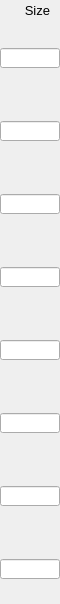
    <widget class="PyDMFrame" name="composite_8">
      <property name="geometry">
        <rect>
          <x>1125</x>
          <y>61</y>
          <width>60</width>
          <height>604</height>
        </rect>
      </property>
      <widget class="QLabel" name="text_26">
        <property name="geometry">
          <rect>
            <x>10</x>
            <y>0</y>
            <width>40</width>
            <height>20</height>
          </rect>
        </property>
        <property name="text">
          <string>Size</string>
        </property>
        <property name="font" stdset="0">
          <font>
            <pointsize>10</pointsize>
          </font>
        </property>
        <property name="brush" stdset="0">
          <brush brushstyle="SolidPattern">
            <color alpha="255">
              <red>0</red>
              <green>0</green>
              <blue>0</blue>
            </color>
          </brush>
        </property>
        <property name="toolTip">
          <string>text_26</string>
        </property>
        <property name="alignment">
          <set>Qt::AlignRight|Qt::AlignTrailing|Qt::AlignVCenter</set>
        </property>
        <property name="styleSheet">
          <string notr="true">QLabel#text_26 {
  color: rgb(0, 0, 0);
  }</string>
        </property>
      </widget>
      <widget class="PyDMSlider" name="valuator_56">
        <property name="geometry">
          <rect>
            <x>0</x>
            <y>73</y>
            <width>60</width>
            <height>20</height>
          </rect>
        </property>
        <property name="channel" stdset="0">
          <string>ca://${P}${O1}SizeY</string>
        </property>
        <property name="toolTip">
          <string>${P}${O1}SizeY</string>
        </property>
        <property name="orientation" stdset="0">
          <string>Qt::Horizontal</string>
        </property>
        <property name="showLimitLabels" stdset="0">
          <bool>true</bool>
        </property>
        <property name="showValueLabel" stdset="0">
          <bool>false</bool>
        </property>
        <property name="showUnits" stdset="0">
          <bool>false</bool>
        </property>
        <property name="tickPosition" stdset="0">
          <enum>QSlider::NoTicks</enum>
        </property>
        <property name="precision" stdset="0">
          <number>1</number>
        </property>
        <property name="styleSheet">
          <string notr="true">PyDMSlider#valuator_56 {
  color: rgb(0, 0, 0);
  background-color: rgb(115, 223, 255);
  }</string>
        </property>
      </widget>
      <widget class="PyDMLineEdit" name="text_entry_88">
        <property name="geometry">
          <rect>
            <x>0</x>
            <y>48</y>
            <width>60</width>
            <height>20</height>
          </rect>
        </property>
        <property name="channel" stdset="0">
          <string>ca://${P}${O1}SizeY</string>
        </property>
        <property name="toolTip">
          <string>${P}${O1}SizeY</string>
        </property>
        <property name="font" stdset="0">
          <font>
            <pointsize>10</pointsize>
          </font>
        </property>
        <property name="styleSheet">
          <string notr="true">PyDMLineEdit#text_entry_88 {
  color: rgb(0, 0, 0);
  background-color: rgb(115, 223, 255);
  border: 1px solid black;
  margin: 0px;
  padding: 0px;
  spacing: 0px;
  }</string>
        </property>
      </widget>
      <widget class="PyDMLabel" name="text_update_112">
        <property name="geometry">
          <rect>
            <x>0</x>
            <y>25</y>
            <width>60</width>
            <height>18</height>
          </rect>
        </property>
        <property name="toolTip">
          <string>PV: ${P}${O1}SizeY_RBV</string>
        </property>
        <property name="channel" stdset="0">
          <string>ca://${P}${O1}SizeY_RBV</string>
        </property>
        <property name="font" stdset="0">
          <font>
            <pointsize>10</pointsize>
          </font>
        </property>
        <property name="alignment">
          <set>Qt::AlignCenter</set>
        </property>
        <property name="textInteractionFlags">
          <set>Qt::TextSelectableByKeyboard|Qt::TextSelectableByMouse</set>
        </property>
        <property name="styleSheet">
          <string notr="true">PyDMLabel#text_update_112 {
  color: rgb(10, 0, 184);
  background-color: rgb(187, 187, 187);
  }</string>
        </property>
      </widget>
      <widget class="PyDMSlider" name="valuator_57">
        <property name="geometry">
          <rect>
            <x>0</x>
            <y>146</y>
            <width>60</width>
            <height>20</height>
          </rect>
        </property>
        <property name="channel" stdset="0">
          <string>ca://${P}${O2}SizeY</string>
        </property>
        <property name="toolTip">
          <string>${P}${O2}SizeY</string>
        </property>
        <property name="orientation" stdset="0">
          <string>Qt::Horizontal</string>
        </property>
        <property name="showLimitLabels" stdset="0">
          <bool>true</bool>
        </property>
        <property name="showValueLabel" stdset="0">
          <bool>false</bool>
        </property>
        <property name="showUnits" stdset="0">
          <bool>false</bool>
        </property>
        <property name="tickPosition" stdset="0">
          <enum>QSlider::NoTicks</enum>
        </property>
        <property name="precision" stdset="0">
          <number>1</number>
        </property>
        <property name="styleSheet">
          <string notr="true">PyDMSlider#valuator_57 {
  color: rgb(0, 0, 0);
  background-color: rgb(115, 223, 255);
  }</string>
        </property>
      </widget>
      <widget class="PyDMLineEdit" name="text_entry_89">
        <property name="geometry">
          <rect>
            <x>0</x>
            <y>121</y>
            <width>60</width>
            <height>20</height>
          </rect>
        </property>
        <property name="channel" stdset="0">
          <string>ca://${P}${O2}SizeY</string>
        </property>
        <property name="toolTip">
          <string>${P}${O2}SizeY</string>
        </property>
        <property name="font" stdset="0">
          <font>
            <pointsize>10</pointsize>
          </font>
        </property>
        <property name="styleSheet">
          <string notr="true">PyDMLineEdit#text_entry_89 {
  color: rgb(0, 0, 0);
  background-color: rgb(115, 223, 255);
  border: 1px solid black;
  margin: 0px;
  padding: 0px;
  spacing: 0px;
  }</string>
        </property>
      </widget>
      <widget class="PyDMLabel" name="text_update_113">
        <property name="geometry">
          <rect>
            <x>0</x>
            <y>98</y>
            <width>60</width>
            <height>18</height>
          </rect>
        </property>
        <property name="toolTip">
          <string>PV: ${P}${O2}SizeY_RBV</string>
        </property>
        <property name="channel" stdset="0">
          <string>ca://${P}${O2}SizeY_RBV</string>
        </property>
        <property name="font" stdset="0">
          <font>
            <pointsize>10</pointsize>
          </font>
        </property>
        <property name="alignment">
          <set>Qt::AlignCenter</set>
        </property>
        <property name="textInteractionFlags">
          <set>Qt::TextSelectableByKeyboard|Qt::TextSelectableByMouse</set>
        </property>
        <property name="styleSheet">
          <string notr="true">PyDMLabel#text_update_113 {
  color: rgb(10, 0, 184);
  background-color: rgb(187, 187, 187);
  }</string>
        </property>
      </widget>
      <widget class="PyDMSlider" name="valuator_58">
        <property name="geometry">
          <rect>
            <x>0</x>
            <y>219</y>
            <width>60</width>
            <height>20</height>
          </rect>
        </property>
        <property name="channel" stdset="0">
          <string>ca://${P}${O3}SizeY</string>
        </property>
        <property name="toolTip">
          <string>${P}${O3}SizeY</string>
        </property>
        <property name="orientation" stdset="0">
          <string>Qt::Horizontal</string>
        </property>
        <property name="showLimitLabels" stdset="0">
          <bool>true</bool>
        </property>
        <property name="showValueLabel" stdset="0">
          <bool>false</bool>
        </property>
        <property name="showUnits" stdset="0">
          <bool>false</bool>
        </property>
        <property name="tickPosition" stdset="0">
          <enum>QSlider::NoTicks</enum>
        </property>
        <property name="precision" stdset="0">
          <number>1</number>
        </property>
        <property name="styleSheet">
          <string notr="true">PyDMSlider#valuator_58 {
  color: rgb(0, 0, 0);
  background-color: rgb(115, 223, 255);
  }</string>
        </property>
      </widget>
      <widget class="PyDMLineEdit" name="text_entry_90">
        <property name="geometry">
          <rect>
            <x>0</x>
            <y>194</y>
            <width>60</width>
            <height>20</height>
          </rect>
        </property>
        <property name="channel" stdset="0">
          <string>ca://${P}${O3}SizeY</string>
        </property>
        <property name="toolTip">
          <string>${P}${O3}SizeY</string>
        </property>
        <property name="font" stdset="0">
          <font>
            <pointsize>10</pointsize>
          </font>
        </property>
        <property name="styleSheet">
          <string notr="true">PyDMLineEdit#text_entry_90 {
  color: rgb(0, 0, 0);
  background-color: rgb(115, 223, 255);
  border: 1px solid black;
  margin: 0px;
  padding: 0px;
  spacing: 0px;
  }</string>
        </property>
      </widget>
      <widget class="PyDMLabel" name="text_update_114">
        <property name="geometry">
          <rect>
            <x>0</x>
            <y>171</y>
            <width>60</width>
            <height>18</height>
          </rect>
        </property>
        <property name="toolTip">
          <string>PV: ${P}${O3}SizeY_RBV</string>
        </property>
        <property name="channel" stdset="0">
          <string>ca://${P}${O3}SizeY_RBV</string>
        </property>
        <property name="font" stdset="0">
          <font>
            <pointsize>10</pointsize>
          </font>
        </property>
        <property name="alignment">
          <set>Qt::AlignCenter</set>
        </property>
        <property name="textInteractionFlags">
          <set>Qt::TextSelectableByKeyboard|Qt::TextSelectableByMouse</set>
        </property>
        <property name="styleSheet">
          <string notr="true">PyDMLabel#text_update_114 {
  color: rgb(10, 0, 184);
  background-color: rgb(187, 187, 187);
  }</string>
        </property>
      </widget>
      <widget class="PyDMSlider" name="valuator_59">
        <property name="geometry">
          <rect>
            <x>0</x>
            <y>292</y>
            <width>60</width>
            <height>20</height>
          </rect>
        </property>
        <property name="channel" stdset="0">
          <string>ca://${P}${O4}SizeY</string>
        </property>
        <property name="toolTip">
          <string>${P}${O4}SizeY</string>
        </property>
        <property name="orientation" stdset="0">
          <string>Qt::Horizontal</string>
        </property>
        <property name="showLimitLabels" stdset="0">
          <bool>true</bool>
        </property>
        <property name="showValueLabel" stdset="0">
          <bool>false</bool>
        </property>
        <property name="showUnits" stdset="0">
          <bool>false</bool>
        </property>
        <property name="tickPosition" stdset="0">
          <enum>QSlider::NoTicks</enum>
        </property>
        <property name="precision" stdset="0">
          <number>1</number>
        </property>
        <property name="styleSheet">
          <string notr="true">PyDMSlider#valuator_59 {
  color: rgb(0, 0, 0);
  background-color: rgb(115, 223, 255);
  }</string>
        </property>
      </widget>
      <widget class="PyDMLineEdit" name="text_entry_91">
        <property name="geometry">
          <rect>
            <x>0</x>
            <y>267</y>
            <width>60</width>
            <height>20</height>
          </rect>
        </property>
        <property name="channel" stdset="0">
          <string>ca://${P}${O4}SizeY</string>
        </property>
        <property name="toolTip">
          <string>${P}${O4}SizeY</string>
        </property>
        <property name="font" stdset="0">
          <font>
            <pointsize>10</pointsize>
          </font>
        </property>
        <property name="styleSheet">
          <string notr="true">PyDMLineEdit#text_entry_91 {
  color: rgb(0, 0, 0);
  background-color: rgb(115, 223, 255);
  border: 1px solid black;
  margin: 0px;
  padding: 0px;
  spacing: 0px;
  }</string>
        </property>
      </widget>
      <widget class="PyDMLabel" name="text_update_115">
        <property name="geometry">
          <rect>
            <x>0</x>
            <y>244</y>
            <width>60</width>
            <height>18</height>
          </rect>
        </property>
        <property name="toolTip">
          <string>PV: ${P}${O4}SizeY_RBV</string>
        </property>
        <property name="channel" stdset="0">
          <string>ca://${P}${O4}SizeY_RBV</string>
        </property>
        <property name="font" stdset="0">
          <font>
            <pointsize>10</pointsize>
          </font>
        </property>
        <property name="alignment">
          <set>Qt::AlignCenter</set>
        </property>
        <property name="textInteractionFlags">
          <set>Qt::TextSelectableByKeyboard|Qt::TextSelectableByMouse</set>
        </property>
        <property name="styleSheet">
          <string notr="true">PyDMLabel#text_update_115 {
  color: rgb(10, 0, 184);
  background-color: rgb(187, 187, 187);
  }</string>
        </property>
      </widget>
      <widget class="PyDMSlider" name="valuator_60">
        <property name="geometry">
          <rect>
            <x>0</x>
            <y>365</y>
            <width>60</width>
            <height>20</height>
          </rect>
        </property>
        <property name="channel" stdset="0">
          <string>ca://${P}${O5}SizeY</string>
        </property>
        <property name="toolTip">
          <string>${P}${O5}SizeY</string>
        </property>
        <property name="orientation" stdset="0">
          <string>Qt::Horizontal</string>
        </property>
        <property name="showLimitLabels" stdset="0">
          <bool>true</bool>
        </property>
        <property name="showValueLabel" stdset="0">
          <bool>false</bool>
        </property>
        <property name="showUnits" stdset="0">
          <bool>false</bool>
        </property>
        <property name="tickPosition" stdset="0">
          <enum>QSlider::NoTicks</enum>
        </property>
        <property name="precision" stdset="0">
          <number>1</number>
        </property>
        <property name="styleSheet">
          <string notr="true">PyDMSlider#valuator_60 {
  color: rgb(0, 0, 0);
  background-color: rgb(115, 223, 255);
  }</string>
        </property>
      </widget>
      <widget class="PyDMLineEdit" name="text_entry_92">
        <property name="geometry">
          <rect>
            <x>0</x>
            <y>340</y>
            <width>60</width>
            <height>20</height>
          </rect>
        </property>
        <property name="channel" stdset="0">
          <string>ca://${P}${O5}SizeY</string>
        </property>
        <property name="toolTip">
          <string>${P}${O5}SizeY</string>
        </property>
        <property name="font" stdset="0">
          <font>
            <pointsize>10</pointsize>
          </font>
        </property>
        <property name="styleSheet">
          <string notr="true">PyDMLineEdit#text_entry_92 {
  color: rgb(0, 0, 0);
  background-color: rgb(115, 223, 255);
  border: 1px solid black;
  margin: 0px;
  padding: 0px;
  spacing: 0px;
  }</string>
        </property>
      </widget>
      <widget class="PyDMLabel" name="text_update_116">
        <property name="geometry">
          <rect>
            <x>0</x>
            <y>317</y>
            <width>60</width>
            <height>18</height>
          </rect>
        </property>
        <property name="toolTip">
          <string>PV: ${P}${O5}SizeY_RBV</string>
        </property>
        <property name="channel" stdset="0">
          <string>ca://${P}${O5}SizeY_RBV</string>
        </property>
        <property name="font" stdset="0">
          <font>
            <pointsize>10</pointsize>
          </font>
        </property>
        <property name="alignment">
          <set>Qt::AlignCenter</set>
        </property>
        <property name="textInteractionFlags">
          <set>Qt::TextSelectableByKeyboard|Qt::TextSelectableByMouse</set>
        </property>
        <property name="styleSheet">
          <string notr="true">PyDMLabel#text_update_116 {
  color: rgb(10, 0, 184);
  background-color: rgb(187, 187, 187);
  }</string>
        </property>
      </widget>
      <widget class="PyDMSlider" name="valuator_61">
        <property name="geometry">
          <rect>
            <x>0</x>
            <y>438</y>
            <width>60</width>
            <height>20</height>
          </rect>
        </property>
        <property name="channel" stdset="0">
          <string>ca://${P}${O6}SizeY</string>
        </property>
        <property name="toolTip">
          <string>${P}${O6}SizeY</string>
        </property>
        <property name="orientation" stdset="0">
          <string>Qt::Horizontal</string>
        </property>
        <property name="showLimitLabels" stdset="0">
          <bool>true</bool>
        </property>
        <property name="showValueLabel" stdset="0">
          <bool>false</bool>
        </property>
        <property name="showUnits" stdset="0">
          <bool>false</bool>
        </property>
        <property name="tickPosition" stdset="0">
          <enum>QSlider::NoTicks</enum>
        </property>
        <property name="precision" stdset="0">
          <number>1</number>
        </property>
        <property name="styleSheet">
          <string notr="true">PyDMSlider#valuator_61 {
  color: rgb(0, 0, 0);
  background-color: rgb(115, 223, 255);
  }</string>
        </property>
      </widget>
      <widget class="PyDMLineEdit" name="text_entry_93">
        <property name="geometry">
          <rect>
            <x>0</x>
            <y>413</y>
            <width>60</width>
            <height>20</height>
          </rect>
        </property>
        <property name="channel" stdset="0">
          <string>ca://${P}${O6}SizeY</string>
        </property>
        <property name="toolTip">
          <string>${P}${O6}SizeY</string>
        </property>
        <property name="font" stdset="0">
          <font>
            <pointsize>10</pointsize>
          </font>
        </property>
        <property name="styleSheet">
          <string notr="true">PyDMLineEdit#text_entry_93 {
  color: rgb(0, 0, 0);
  background-color: rgb(115, 223, 255);
  border: 1px solid black;
  margin: 0px;
  padding: 0px;
  spacing: 0px;
  }</string>
        </property>
      </widget>
      <widget class="PyDMLabel" name="text_update_117">
        <property name="geometry">
          <rect>
            <x>0</x>
            <y>390</y>
            <width>60</width>
            <height>18</height>
          </rect>
        </property>
        <property name="toolTip">
          <string>PV: ${P}${O6}SizeY_RBV</string>
        </property>
        <property name="channel" stdset="0">
          <string>ca://${P}${O6}SizeY_RBV</string>
        </property>
        <property name="font" stdset="0">
          <font>
            <pointsize>10</pointsize>
          </font>
        </property>
        <property name="alignment">
          <set>Qt::AlignCenter</set>
        </property>
        <property name="textInteractionFlags">
          <set>Qt::TextSelectableByKeyboard|Qt::TextSelectableByMouse</set>
        </property>
        <property name="styleSheet">
          <string notr="true">PyDMLabel#text_update_117 {
  color: rgb(10, 0, 184);
  background-color: rgb(187, 187, 187);
  }</string>
        </property>
      </widget>
      <widget class="PyDMSlider" name="valuator_62">
        <property name="geometry">
          <rect>
            <x>0</x>
            <y>511</y>
            <width>60</width>
            <height>20</height>
          </rect>
        </property>
        <property name="channel" stdset="0">
          <string>ca://${P}${O7}SizeY</string>
        </property>
        <property name="toolTip">
          <string>${P}${O7}SizeY</string>
        </property>
        <property name="orientation" stdset="0">
          <string>Qt::Horizontal</string>
        </property>
        <property name="showLimitLabels" stdset="0">
          <bool>true</bool>
        </property>
        <property name="showValueLabel" stdset="0">
          <bool>false</bool>
        </property>
        <property name="showUnits" stdset="0">
          <bool>false</bool>
        </property>
        <property name="tickPosition" stdset="0">
          <enum>QSlider::NoTicks</enum>
        </property>
        <property name="precision" stdset="0">
          <number>1</number>
        </property>
        <property name="styleSheet">
          <string notr="true">PyDMSlider#valuator_62 {
  color: rgb(0, 0, 0);
  background-color: rgb(115, 223, 255);
  }</string>
        </property>
      </widget>
      <widget class="PyDMLineEdit" name="text_entry_94">
        <property name="geometry">
          <rect>
            <x>0</x>
            <y>486</y>
            <width>60</width>
            <height>20</height>
          </rect>
        </property>
        <property name="channel" stdset="0">
          <string>ca://${P}${O7}SizeY</string>
        </property>
        <property name="toolTip">
          <string>${P}${O7}SizeY</string>
        </property>
        <property name="font" stdset="0">
          <font>
            <pointsize>10</pointsize>
          </font>
        </property>
        <property name="styleSheet">
          <string notr="true">PyDMLineEdit#text_entry_94 {
  color: rgb(0, 0, 0);
  background-color: rgb(115, 223, 255);
  border: 1px solid black;
  margin: 0px;
  padding: 0px;
  spacing: 0px;
  }</string>
        </property>
      </widget>
      <widget class="PyDMLabel" name="text_update_118">
        <property name="geometry">
          <rect>
            <x>0</x>
            <y>463</y>
            <width>60</width>
            <height>18</height>
          </rect>
        </property>
        <property name="toolTip">
          <string>PV: ${P}${O7}SizeY_RBV</string>
        </property>
        <property name="channel" stdset="0">
          <string>ca://${P}${O7}SizeY_RBV</string>
        </property>
        <property name="font" stdset="0">
          <font>
            <pointsize>10</pointsize>
          </font>
        </property>
        <property name="alignment">
          <set>Qt::AlignCenter</set>
        </property>
        <property name="textInteractionFlags">
          <set>Qt::TextSelectableByKeyboard|Qt::TextSelectableByMouse</set>
        </property>
        <property name="styleSheet">
          <string notr="true">PyDMLabel#text_update_118 {
  color: rgb(10, 0, 184);
  background-color: rgb(187, 187, 187);
  }</string>
        </property>
      </widget>
      <widget class="PyDMSlider" name="valuator_63">
        <property name="geometry">
          <rect>
            <x>0</x>
            <y>584</y>
            <width>60</width>
            <height>20</height>
          </rect>
        </property>
        <property name="channel" stdset="0">
          <string>ca://${P}${O8}SizeY</string>
        </property>
        <property name="toolTip">
          <string>${P}${O8}SizeY</string>
        </property>
        <property name="orientation" stdset="0">
          <string>Qt::Horizontal</string>
        </property>
        <property name="showLimitLabels" stdset="0">
          <bool>true</bool>
        </property>
        <property name="showValueLabel" stdset="0">
          <bool>false</bool>
        </property>
        <property name="showUnits" stdset="0">
          <bool>false</bool>
        </property>
        <property name="tickPosition" stdset="0">
          <enum>QSlider::NoTicks</enum>
        </property>
        <property name="precision" stdset="0">
          <number>1</number>
        </property>
        <property name="styleSheet">
          <string notr="true">PyDMSlider#valuator_63 {
  color: rgb(0, 0, 0);
  background-color: rgb(115, 223, 255);
  }</string>
        </property>
      </widget>
      <widget class="PyDMLineEdit" name="text_entry_95">
        <property name="geometry">
          <rect>
            <x>0</x>
            <y>559</y>
            <width>60</width>
            <height>20</height>
          </rect>
        </property>
        <property name="channel" stdset="0">
          <string>ca://${P}${O8}SizeY</string>
        </property>
        <property name="toolTip">
          <string>${P}${O8}SizeY</string>
        </property>
        <property name="font" stdset="0">
          <font>
            <pointsize>10</pointsize>
          </font>
        </property>
        <property name="styleSheet">
          <string notr="true">PyDMLineEdit#text_entry_95 {
  color: rgb(0, 0, 0);
  background-color: rgb(115, 223, 255);
  border: 1px solid black;
  margin: 0px;
  padding: 0px;
  spacing: 0px;
  }</string>
        </property>
      </widget>
      <widget class="PyDMLabel" name="text_update_119">
        <property name="geometry">
          <rect>
            <x>0</x>
            <y>536</y>
            <width>60</width>
            <height>18</height>
          </rect>
        </property>
        <property name="toolTip">
          <string>PV: ${P}${O8}SizeY_RBV</string>
        </property>
        <property name="channel" stdset="0">
          <string>ca://${P}${O8}SizeY_RBV</string>
        </property>
        <property name="font" stdset="0">
          <font>
            <pointsize>10</pointsize>
          </font>
        </property>
        <property name="alignment">
          <set>Qt::AlignCenter</set>
        </property>
        <property name="textInteractionFlags">
          <set>Qt::TextSelectableByKeyboard|Qt::TextSelectableByMouse</set>
        </property>
        <property name="styleSheet">
          <string notr="true">PyDMLabel#text_update_119 {
  color: rgb(10, 0, 184);
  background-color: rgb(187, 187, 187);
  }</string>
        </property>
      </widget>
    </widget>
